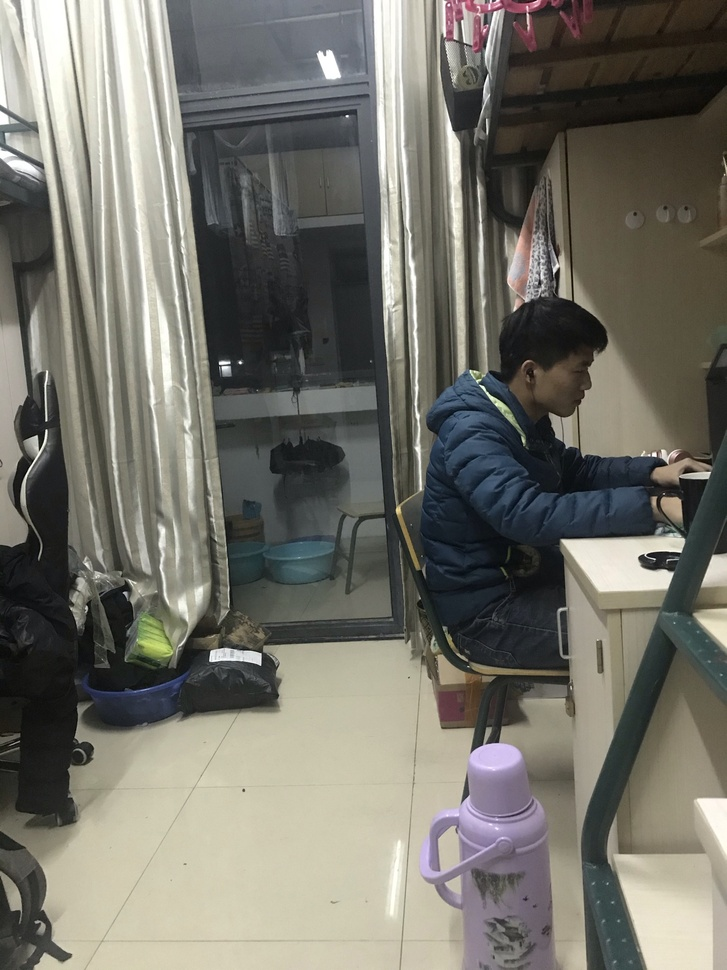
#> input picture 机器学习实验/实验程序及数据/raw/IMG_0077.JPEG, 727 x 970 px, shrunk from 1536 x 2048 before the run, found by its file name
$ python main.py
#> lines starting #> are read from the running program, lines starting #| are printed output that depends on the picture; after the words box and inside, x2 and y2 are one past the last pixel; in counts of white or black regions, pixels touching at a corner belong together
### 机器学习实验/实验程序及数据/Code/Identifical Detect/SIFT&SURF/Stitcher.py
'''
    Author: wjh776a68
    Date: 2021/01/03
    Function: An Stitcher class seek from Internet

'''

import numpy as np
import cv2

class Stitcher:

    # 拼接函数
    def stitch(self, images, ratio=0.75, reprojThresh=4.0, showMatches=False):
        # 获取输入图片
        (imageB, imageA) = images
        # 检测A、B图片的SIFT关键特征点，并计算特征描述子
        (kpsA, featuresA) = self.detectAndDescribe(imageA)
        (kpsB, featuresB) = self.detectAndDescribe(imageB)

        # 匹配两张图片的所有特征点，返回匹配结果
        M = self.matchKeypoints(kpsA, kpsB, featuresA, featuresB, ratio, reprojThresh)

        # 如果返回结果为空，没有匹配成功的特征点，退出算法
        if M is None:
            return None

        # 否则，提取匹配结果
        # H是3x3视角变换矩阵
        (matches, H, status) = M
        # 将图片A进行视角变换，result是变换后图片
        result = cv2.warpPerspective(imageA, H, (imageA.shape[1] + imageB.shape[1], imageA.shape[0]))
        self.cv_show('result', result)
        # 将图片B传入result图片最左端
        result[0:imageB.shape[0], 0:imageB.shape[1]] = imageB
        self.cv_show('result', result)
        # 检测是否需要显示图片匹配
        if showMatches:
            # 生成匹配图片
            vis = self.drawMatches(imageA, imageB, kpsA, kpsB, matches, status)
            # 返回结果
            return (result, vis)

        # 返回匹配结果
        return result

    def cv_show(self, name, img):
        cv2.imshow(name, img)
        cv2.waitKey(0)
        cv2.destroyAllWindows()

    def detectAndDescribe(self, image):
        # 将彩色图片转换成灰度图
        gray = cv2.cvtColor(image, cv2.COLOR_BGR2GRAY)

        # SURF生成器
        #descriptor = cv2.xfeatures2d.SURF_create()
        #kps, features = descriptor.detectAndCompute(image, None)
        # 建立SIFT生成器
        descriptor = cv2.xfeatures2d.SIFT_create()
        # 检测SIFT特征点，并计算描述子
        (kps, features) = descriptor.detectAndCompute(image, None)

        # 将结果转换成NumPy数组
        kps = np.float32([kp.pt for kp in kps])

        # 返回特征点集，及对应的描述特征
        return (kps, features)

    # def matchKeypoints(self, kpsA, kpsB, featuresA, featuresB, ratio, reprojThresh):
    #     # 建立暴力匹配器
    #     matcher = cv2.BFMatcher()
    #
    #     # 使用KNN检测来自A、B图的SIFT特征匹配对，K=2
    #     rawMatches = matcher.knnMatch(featuresA, featuresB, 2)
    #
    #     matches = []
    #     for m in rawMatches:
    #         # 当最近距离跟次近距离的比值小于ratio值时，保留此匹配对
    #         if len(m) == 2 and m[0].distance < m[1].distance * ratio:
    #             # 存储两个点在featuresA, featuresB中的索引值
    #             matches.append((m[0].trainIdx, m[0].queryIdx))
    #
    #     # 当筛选后的匹配对大于4时，计算视角变换矩阵
    #     if len(matches) > 4:
    #         # 获取匹配对的点坐标
    #         ptsA = np.float32([kpsA[i] for (_, i) in matches])
    #         ptsB = np.float32([kpsB[i] for (i, _) in matches])
    #
    #         # 计算视角变换矩阵
    #         (H, status) = cv2.findHomography(ptsA, ptsB, cv2.RANSAC, reprojThresh)
    #
    #         # 返回结果
    #         return (matches, H, status)
    #
    #     # 如果匹配对小于4时，返回None
    #     return None

    def matchKeypoints(self, kpsA, kpsB, featuresA, featuresB, ratio, reprojThresh):
        # FLANN匹配参数,定义FLANN匹配器，使用KNN算法实现匹配
        # 这里使用FLANN_INDEX_KDTREE，5kd-trees和50 checks迭代
        FLANN_INDEX_KDTREE = 1
        indexParams = dict(algorithm=1, trees=5)
        searchParams = dict(check=100)

        flann = cv2.FlannBasedMatcher(indexParams, searchParams)
        rawMatches = flann.knnMatch(featuresA, featuresB, k=2)

        matches = []
        for m in rawMatches:
            # 当最近距离跟次近距离的比值小于ratio值时，保留此匹配对
            if len(m) == 2 and m[0].distance < m[1].distance * ratio:
                # 存储两个点在featuresA, featuresB中的索引值
                matches.append((m[0].trainIdx, m[0].queryIdx))

        # 当筛选后的匹配对大于4时，计算视角变换矩阵
        if len(matches) > 4:
            # 获取匹配对的点坐标
            ptsA = np.float32([kpsA[i] for (_, i) in matches])
            ptsB = np.float32([kpsB[i] for (i, _) in matches])

            # 计算视角变换矩阵
            (H, status) = cv2.findHomography(ptsA, ptsB, cv2.RANSAC, reprojThresh)

            # 返回结果
            return (matches, H, status)

        # 如果匹配对小于4时，返回None
        return None

    def drawMatches(self, imageA, imageB, kpsA, kpsB, matches, status):
        # 初始化可视化图片，将A、B图左右连接到一起
        (hA, wA) = imageA.shape[:2]
        (hB, wB) = imageB.shape[:2]
        vis = np.zeros((max(hA, hB), wA + wB, 3), dtype="uint8")
        vis[0:hA, 0:wA] = imageA
        vis[0:hB, wA:] = imageB

        # 联合遍历，画出匹配对
        for ((trainIdx, queryIdx), s) in zip(matches, status):
            # 当点对匹配成功时，画到可视化图上
            if s == 1:
                # 画出匹配对
                ptA = (int(kpsA[queryIdx][0]), int(kpsA[queryIdx][1]))
                ptB = (int(kpsB[trainIdx][0]) + wA, int(kpsB[trainIdx][1]))
                cv2.line(vis, ptA, ptB, (0, 255, 0), 1)

        # 返回可视化结果
        return vis

### 机器学习实验/实验程序及数据/Code/Identifical Detect/SIFT&SURF/main.py
'''
    Author: wjh776a68
    Date: 2021/01/03
    Function: Using Stitcher to stitch images with opencv's SIFT algorithm

'''

import cv2
from Stitcher import Stitcher
from matplotlib import pyplot as plt


imageA = cv2.imread("IMG_0077.JPEG")
#> imageA is the input picture: shape (970, 727, 3); mean B, G, R 105.8, 114.5, 115.9
imageB = cv2.imread("IMG_0078.JPEG")
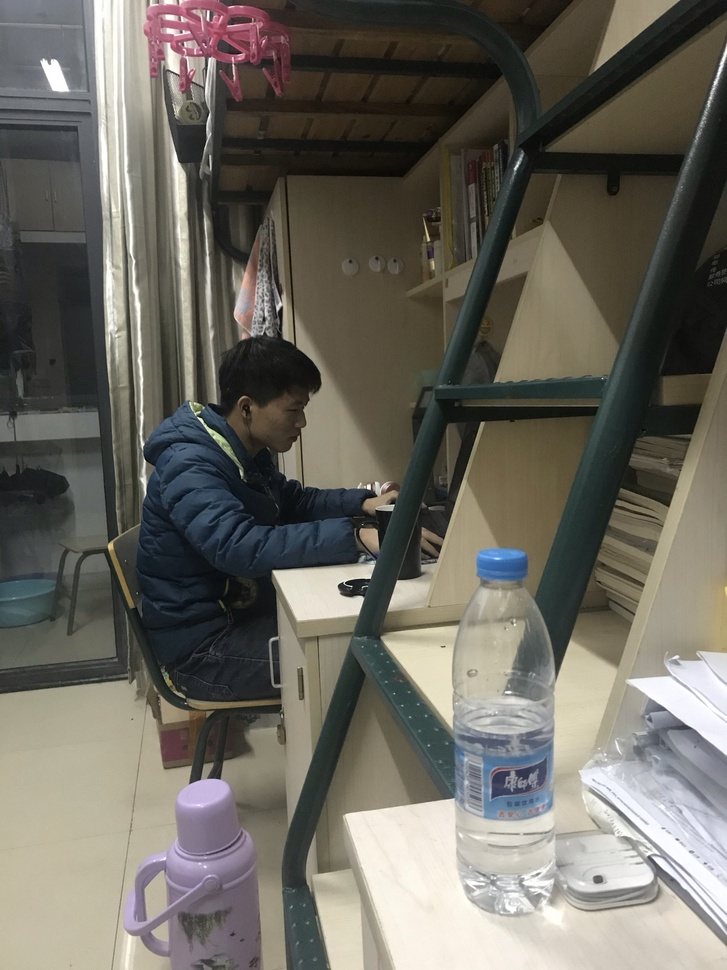
#> input picture 机器学习实验/实验程序及数据/raw/IMG_0078.JPEG, 727 x 970 px, shrunk from 1536 x 2048 before the run, found by its file name
#> imageB is the input picture: shape (970, 727, 3); mean B, G, R 96.2, 104.8, 107.8

# 把图像拼接成全景图
stitcher = Stitcher()
(result, vis) = stitcher.stitch([imageA, imageB], showMatches=True)
#> in detectAndDescribe, `gray = cv2.cvtColor(image, cv2.COLOR_BGR2GRAY)`:
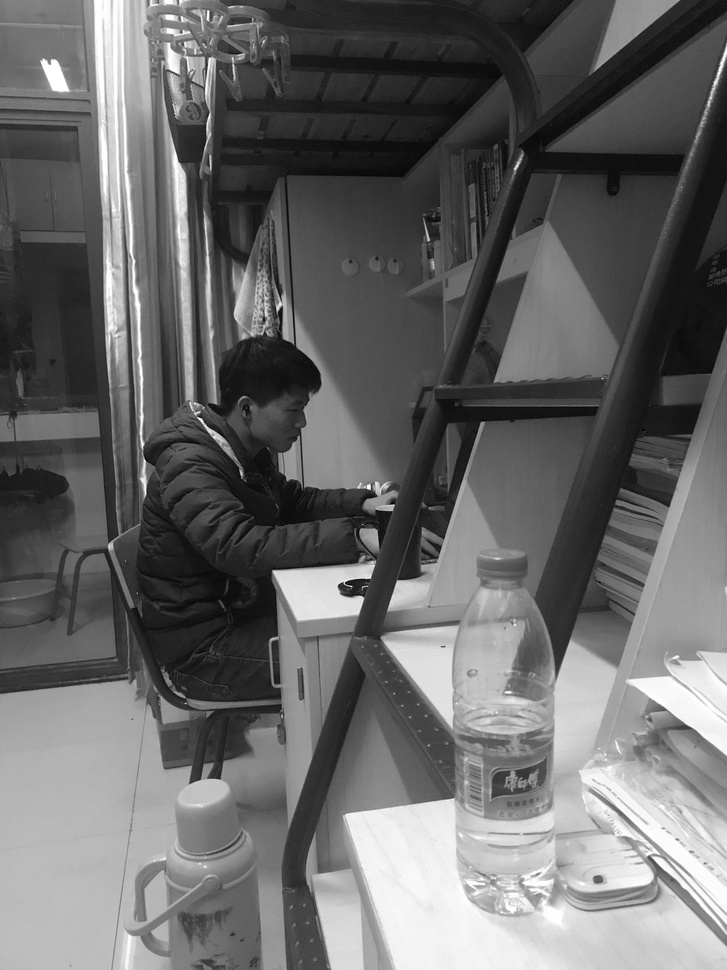
#> gray: shape (970, 727); min 0, max 255, mean 104.8
#> in detectAndDescribe, `(kps, features) = descriptor.detectAndCompute(image, None)`: kps = 1771 keypoints; strongest (x, y, size): (369, 487, 3), (313, 595, 44), (201, 420, 2.5), (350, 589, 12.4)
#> in detectAndDescribe, `kps = np.float32([kp.pt for kp in kps])`: kps = 1771 pairs, first value 4.65 to 724, second value 3.6 to 966.6
#> in stitch, `(kpsA, featuresA) = self.detectAndDescribe(imageA)`: kpsA has the same summary as kps in detectAndDescribe
#> in detectAndDescribe (call 2), `gray = cv2.cvtColor(image, cv2.COLOR_BGR2GRAY)`:
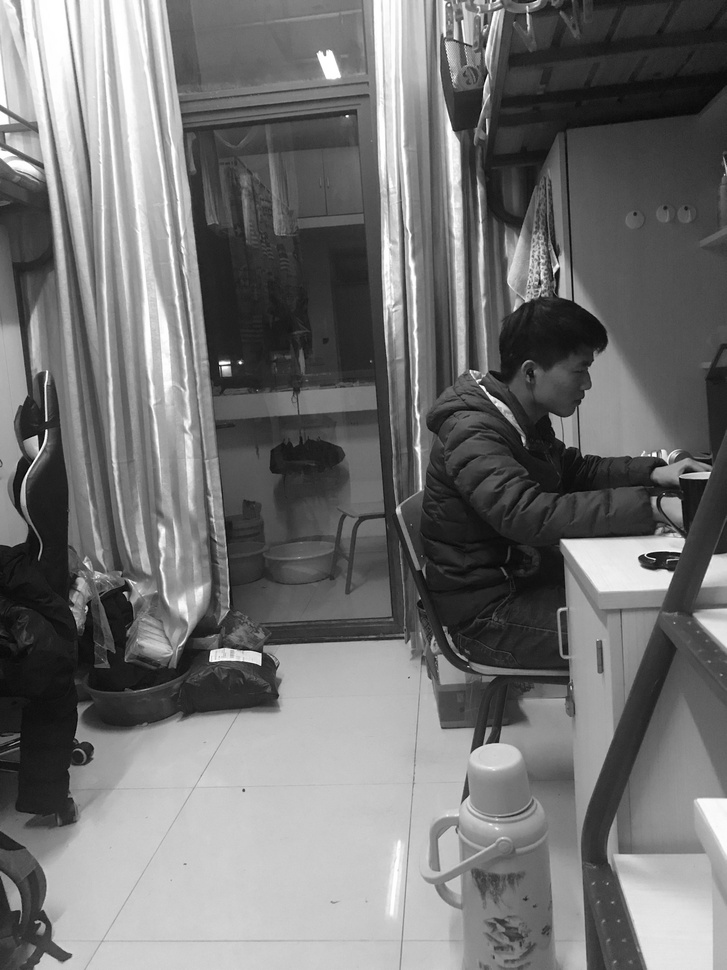
#> gray: shape (970, 727); min 1, max 255, mean 113.9
#> in detectAndDescribe (call 2), `(kps, features) = descriptor.detectAndCompute(image, None)`: kps = 1739 keypoints; strongest (x, y, size): (240, 362, 2.1), (654, 455, 3), (220, 363, 2.5), (483, 387, 2.4)
#> in detectAndDescribe (call 2), `kps = np.float32([kp.pt for kp in kps])`: kps = 1739 pairs, first value 3.43 to 723.9, second value 2.28 to 966.2
#> in stitch, `(kpsB, featuresB) = self.detectAndDescribe(imageB)`: kpsB has the same summary as kps in detectAndDescribe
#> in matchKeypoints, `rawMatches = flann.knnMatch(featuresA, featuresB, k=2)`: rawMatches = 1771 matches
#> after the loop in matchKeypoints, `for m in rawMatches:`: matches = 368 pairs, first value 50 to 1735, second value 1 to 1738
#> in matchKeypoints, `ptsA = np.float32([kpsA[i] for (_, i) in matches])`: ptsA = 368 pairs, first value 5.62 to 709.6, second value 7.91 to 966.1
#> in matchKeypoints, `ptsB = np.float32([kpsB[i] for (i, _) in matches])`: ptsB = 368 pairs, first value 24.63 to 714, second value 42.51 to 959
#> in matchKeypoints, `(H, status) = cv2.findHomography(ptsA, ptsB, cv2.RANSAC, reprojThresh)`: H = [[0.803, 0.0539, 272], [-0.162, 0.95, 0.315], [-0.000316, 2.48e-05, 1]]; status = 368 values, max 1 at index 17, min 0 at index 0, mean 0.429
#> in stitch, `result[0:imageB.shape[0], 0:imageB.shape[1]] = imageB`:
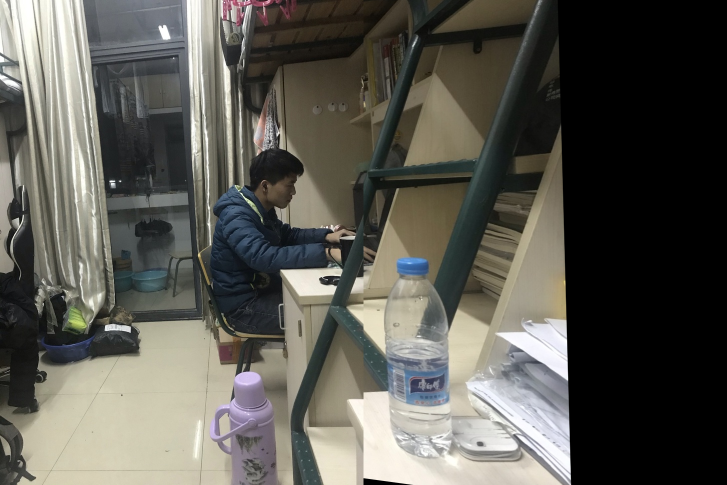
#> result: shape (970, 1454, 3) (shown at 1/2 size); mean B, G, R 82.5, 89.6, 91
#> in drawMatches, `vis[0:hA, 0:wA] = imageA`:
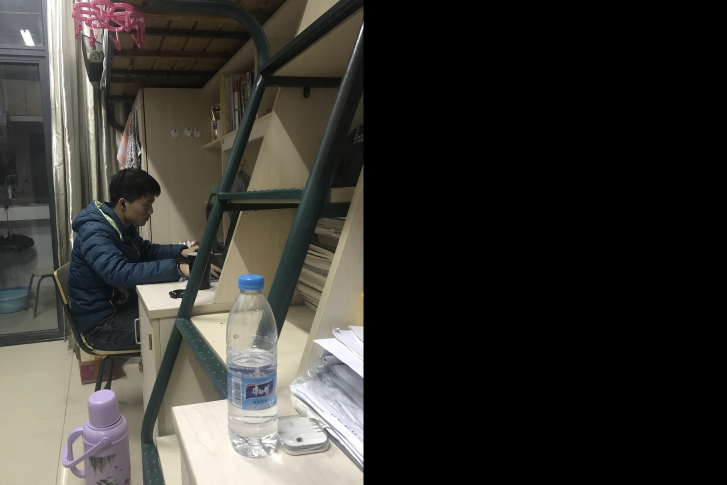
#> vis: shape (970, 1454, 3) (shown at 1/2 size); mean B, G, R 48.1, 52.4, 53.9
#> in drawMatches, `vis[0:hB, wA:] = imageB`:
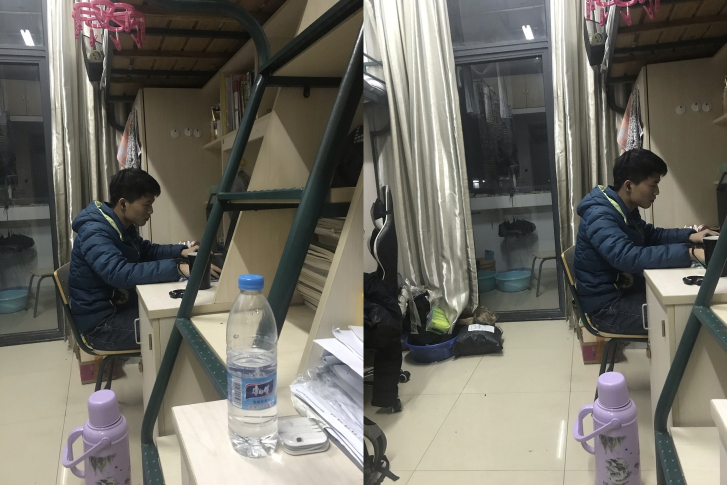
#> vis: shape (970, 1454, 3) (shown at 1/2 size); mean B, G, R 101, 109.7, 111.9
#> the loop in drawMatches, `for ((trainIdx, queryIdx), s) in zip(matches, status):` made 368 passes
#> (trainIdx, queryIdx, s, ptA, ptB) on passes 18, 19, 25, 42, 48, 51, 53, 54, 55, 56, 59: (712, 47, [1], (55, 76), (1056, 65)), (726, 58, [1], (65, 92), (1064, 79)), (748, 71, [1], (73, 278), (1077, 259)), (792, 110, [1], (107, 262), (1111, 237)), (816, 128, [1], (116, 351), (1120, 324)), (823, 134, [1], (117, 221), (1121, 196)), (828, 139, [1], (118, 241), (1122, 217)), (840, 146, [1], (120, 264), (1124, 239)), (841, 147, [1], (121, 303), (1124, 277)), (843, 148, [1], (121, 288), (1124, 263)), (854, 154, [1], (123, 332), (1126, 306))
#> (ptA, ptB) on passes 70, 71, 73, 74, 75, 76: ((132, 294), (1135, 268)), ((133, 261), (1136, 234)), ((134, 226), (1138, 200)), ((135, 290), (1137, 263)), ((136, 263), (1139, 237)), ((137, 304), (1139, 277))
#> after the loop in drawMatches, `for ((trainIdx, queryIdx), s) in zip(matches, status):`:
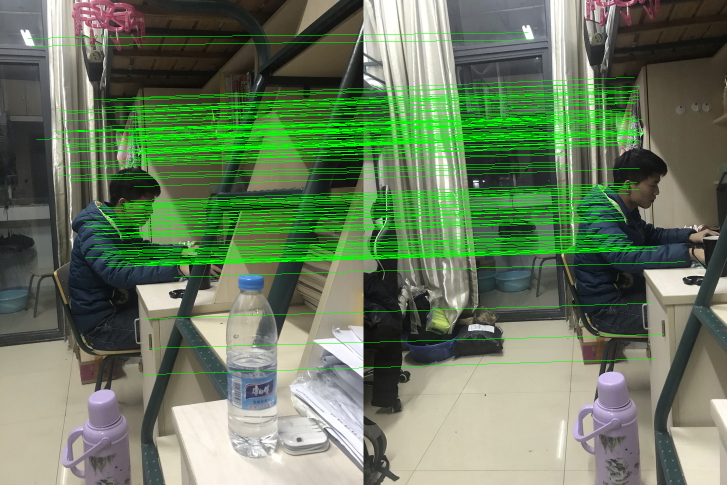
#> vis: shape (970, 1454, 3) (shown at 1/2 size); 7.88% of pixels changed, all inside (x1, y1, x2, y2) = (55, 65, 1371, 750)

# 显示所有图片
cv2.imshow("Result", result)
cv2.imwrite("Result.jpg",result)
cv2.waitKey(0)
cv2.destroyAllWindows()
